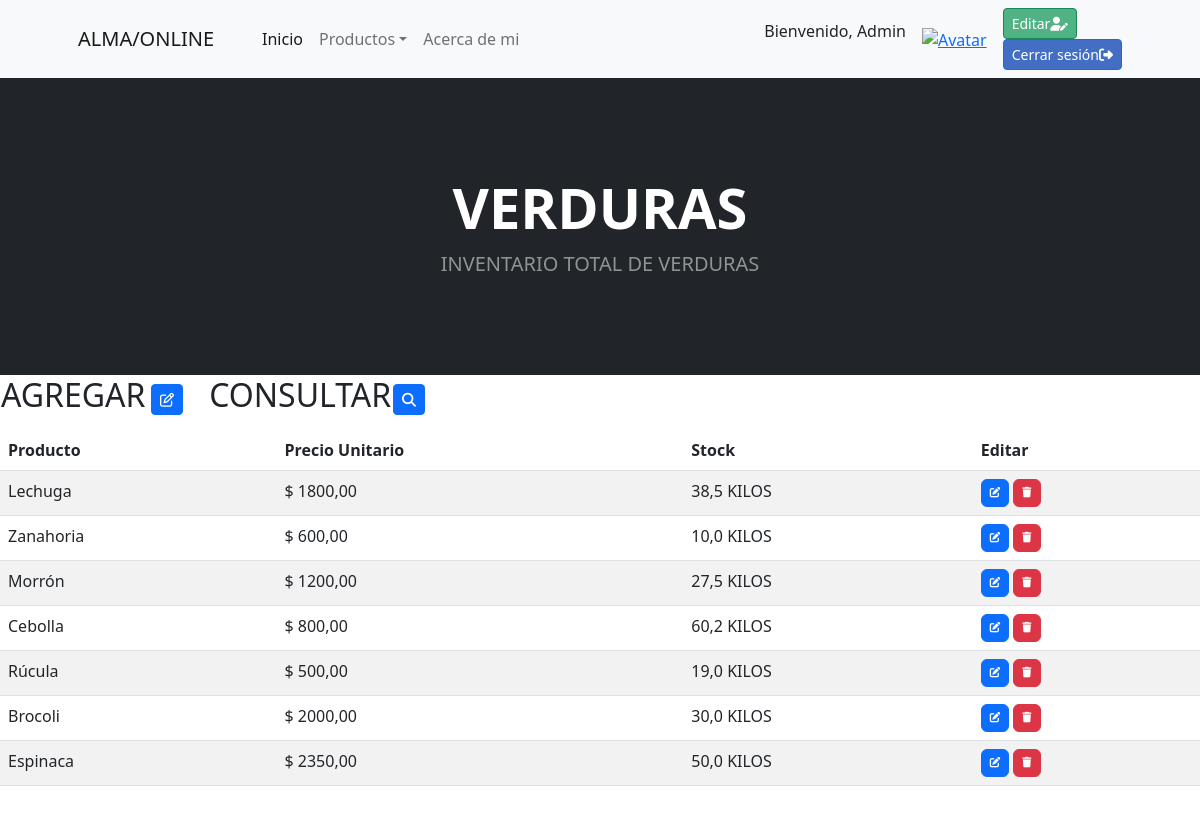
The page /verduras (signed in) on the database its author committed.
### aplicacion/models.py (models this page shows, shortened)
class Verdura (models.Model):
    nombre= models.CharField(max_length=50)
    precio= models.DecimalField(max_digits=10, decimal_places=2)
    unidad= models.DecimalField(max_digits=10, decimal_places=1)

### aplicacion/views.py (the view)
# urls.py: path('verduras', VerduraList.as_view(), name="verduras"),
class VerduraList(LoginRequiredMixin,ListView):
    model = Verdura

### aplicacion/templates/aplicacion/verdura_list.html (shortened to what this page needs)
{% extends 'aplicacion/index.html' %}
{% block Titulo %}
<h1 class="display-4 fw-bolder">VERDURAS</h1>
<p class="lead fw-normal text-white-50 mb-0">INVENTARIO TOTAL DE VERDURAS</p>
</header>
{% endblock Titulo %}
{% block Contenido %}
<div style="display: inline-block;">
    <table>
        <tr>
            <td width="150"><h2>AGREGAR</h2></td>
            <td>
                <a href="{% url 'verduras_create' %}" class="btn btn-primary btn-sm">
                    <i class="fa-regular fa-pen-to-square"></i>
                </a>
            </td>
        </tr>
    </table>
</div>
<div style="display: inline-block; margin-left: 20px;">
    <table>
        <tr>
            <td width="150"><h2>CONSULTAR</h2></td>
            <td>
                <a href="{% url 'buscar_verdura' %}" class="btn btn-primary btn-sm">
                    <i class="fa-solid fa-magnifying-glass"></i>
                </a>
            </td>
        </tr>
    </table>
</div>
<table class="table table-striped">
    <thead>
        <tr>
            <th>Producto</th>
            <th>Precio Unitario</th>
            <th>Stock</th>
            <th>Editar</th>
        </tr>
    </thead>
    <tbody>
        {% for producto in verdura_list %}
        <tr>
            <td>{{ producto.nombre }}</td>
            <td>$ {{ producto.precio }}</td>
            <td>{{ producto.unidad }} KILOS</td>
            <td>
                <a href="{% url 'verduras_update' producto.id %}"class="btn btn-primary" style="--bs-btn-padding-y: .25rem; --bs-btn-padding-x: .5rem; --bs-btn-font-size: .75rem;">
                </a>
                <a href="{% url 'verduras_delete' producto.id %}" class="btn btn-danger" style="--bs-btn-padding-y: .25rem; --bs-btn-padding-x: .5rem; --bs-btn-font-size: .75rem;">
                </a>
            </td>
        </tr>
        {% endfor %}
    </tbody>
</table>
{% endblock Contenido %}
{% block Copyright %}
<div class="card-footer p-4 pt-0 border-top-0 bg-transparent">
</div>
{% endblock Copyright %}

### aplicacion/templates/aplicacion/index.html (shortened to what this page needs)
<!DOCTYPE html>
<html lang="en">
    <head>
        {%load static%}
        <link href="https://cdn.jsdelivr.net/npm/bootstrap-icons@1.5.0/font/bootstrap-icons.css" rel="stylesheet" />
        <link href="{% static 'css/styles.css' %}" rel="stylesheet" />
        <link rel="stylesheet" href="https://cdnjs.cloudflare.com/ajax/libs/font-awesome/6.4.0/css/all.min.css"/>
    </head>
    <body>
        <nav class="navbar navbar-expand-lg navbar-light bg-light">
            <div class="container px-4 px-lg-5">
                <a class="navbar-brand" href="{% url 'home' %}">ALMA/ONLINE</a>
                {% if  user.is_authenticated %}
                                <div class="collapse navbar-collapse" id="navbarSupportedContent">
                                <ul class="navbar-nav me-auto mb-2 mb-lg-0 ms-lg-4">
                                <li class="nav-item"><a class="nav-link active" aria-current="page" href="{% url 'home' %}">Inicio</a></li>
                                <li class="nav-item dropdown">
                                <a class="nav-link dropdown-toggle" id="navbarDropdown" href="#" role="button" data-bs-toggle="dropdown" aria-expanded="false">Productos</a>
                            <li class="nav-item"><a class="nav-link" aria-current="page" href="{% url 'acerca' %}">Acerca de mi</a></li>
                         </li>
                      </ul>
                      <div class="user-info d-flex align-items-center">
                        <p class="username me-3">Bienvenido, {{ user.username }}</p>
                        <div class="avatar me-3">
                            <a href="{% url 'agregar_avatar' %}">
                                <img src="{{ request.session.avatar }}" alt="Avatar" height="50px" width="50px">
                            </a>
                        </div>
                        <div class="user-actions">
                            <a class="btn btn-success btn-sm me-3" href="{% url 'perfil' %}" style="background-color: rgb(81, 179, 133); color: white ;">Editar<i class="fa-solid fa-user-pen"></i></a>
                            <form action="{% url 'logout' %}" method="post">
                                <button type="submit" class="btn btn-primary btn-sm logout" style="background-color: rgba(12, 70, 179, 0.767); color: white ;">Cerrar sesión<i class="fa-solid fa-right-from-bracket"></i></button>
                            </form>
                        </div>
                    </div>
                {% endif %}
        </nav>
        <header class="bg-dark py-5">
            <div class="container px-4 px-lg-5 my-5">
                <div class="text-center text-white">
                    {% block Titulo %}{% endblock Titulo %}
        {% block Contenido %}{% endblock Contenido %}
        {% block Copyright %}{% endblock Copyright %}
    </body>
</html>

### rows shown on the page
Verdura: nombre "Lechuga", precio "1800,00", unidad "38,5"
Verdura: nombre "Zanahoria", precio "600,00", unidad "10,0"
Verdura: nombre "Morrón", precio "1200,00", unidad "27,5"
Verdura: nombre "Cebolla", precio "800,00", unidad "60,2"
Verdura: nombre "Rúcula", precio "500,00", unidad "19,0"
Verdura: nombre "Brocoli", precio "2000,00", unidad "30,0"
Verdura: nombre "Espinaca", precio "2350,00", unidad "50,0"

### other values the page prints
{{ user.username }} "Admin"
